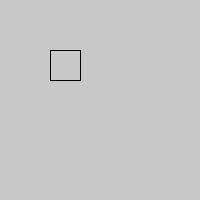
Frame 1 (no input)
Frame 60 (the mouse pressed at the canvas centre just before this capture): identical to frame 1, image omitted
Frame 120 (the mouse held since frame 60 and released just before this capture): identical to frame 1, image omitted

The Processing sketch that drew this single still picture (run headless with seeded random() and noise(); from frame 60 on, the mouse is pressed at the canvas centre):

// Processing sketch: mon_bouton
// ── mon_bouton.pde
int x,y;
boolean rollover, selected;

void setup(){
  size(200,200);
  x= 50;
  y= 50;
  rollover = false;
  selected = false;
  
}

void draw(){
  background(200);
  stroke(0);
  noFill();
  if(rollover) strokeWeight(4); else strokeWeight(1);
  rect(x,y,30,30);
  if(selected){
    noStroke();
    fill(0);
    rect(x+10,y+10,10,10);
  }
}

void mouseMoved(){
 
  int mx = mouseX;
  int my = mouseY;
  if( mx > x && mx < x+30 && my > y && my < y+30 )
    rollover = true;
  else
    rollover = false;
}

void mousePressed(){
  if(rollover)
    selected = ! selected;
  
}
